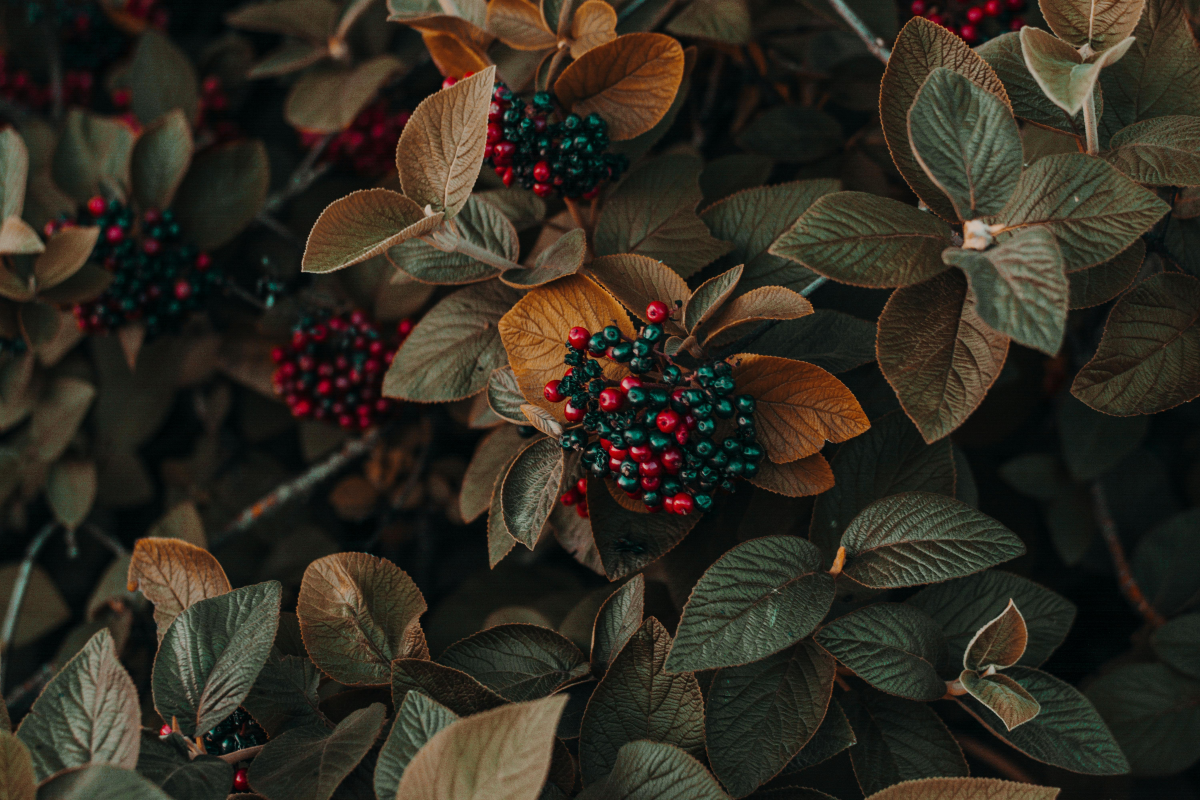
#> input picture sample_6000x4000.jpg, 6000 x 4000 px, found by its file name (shown at 1/5 size)
$ python cudaCpuVsGpuSize.py
#> lines starting #> are read from the running program, lines starting #| are printed output that depends on the picture
import cv2
import numpy as np
import time
import argparse
import csv
import pandas as pd
import matplotlib.pyplot as plt
# from scalene import scalene_profiler


# @profile
def benchmark_cpu(image):
    upper = 50
    lower = 150
    start = time.time()
    _ = cv2.Canny(image, lower, upper)
    end = time.time()
    return end - start

def benchmark_gpuOpenCL(image):
    upper = 50
    lower = 150
    if cv2.ocl.haveOpenCL():
        cv2.ocl.setUseOpenCL(True)
    else:
        print("[WARNING] OpenCL is not available on this system.")
        cv2.ocl.setUseOpenCL(False)

    u_image = cv2.UMat(image)

    # Apply Gaussian Blur using OpenCL
    start = time.time()

    edged = cv2.Canny(u_image, lower, upper)
    end = time.time()
    edged.isContinuous()
    cv2.ocl.setUseOpenCL(False)
    return end - start

# @profile
def benchmark_gpu(args, image):
    if not cv2.cuda.getCudaEnabledDeviceCount():
        raise RuntimeError("No CUDA-capable GPU detected or OpenCV not built with CUDA support.")

    upper = 50
    lower = 150
    # Set up gpu and upload image
    startGpuSetup = time.time()
    gpu_img = cv2.cuda_GpuMat()
    gpu_img.upload(image)
    endGpuSetup = time.time()
    setupTime = endGpuSetup - startGpuSetup
    # print(f"Time taken for image upload: {setupTime:.4f}")

    start = time.time()
    canny = cv2.cuda.createCannyEdgeDetector(lower, upper)
    gpu_restlt = canny.detect(gpu_img)
    end = time.time()

    # Download resulting image from gpu
    startGpuDownload = time.time()
    result = gpu_restlt.download()
    endGpuDownload = time.time()
    downloadTime = endGpuDownload - startGpuDownload
    # print(f"Time taken for image download: {downloadTime:.4f}")

    return endGpuDownload - startGpuSetup

def main():
    parser = argparse.ArgumentParser(description="Python benchmark for Canny edge detection using single/multi threaded CPU and GPU.")
    parser.add_argument("--num-cpu-threads", type=int, default=16, help="Number of cpu threads to use")
    parser.add_argument("--image-path", type=str, default='images', help="Path image folder used")
    parser.add_argument("--rate", type=float, default=0.5, help="Path image folder used")
    args = parser.parse_args()

    # Load an image (adjust size for a more demanding task)

    cv2.setNumThreads(args.num_cpu_threads)
    cpu_time = 0.0
    gpu_time = 0.0

    imageLarge = cv2.imread(args.image_path + "/sample_6000x4000.jpg")
#> imageLarge is the input picture: shape (4000, 6000, 3); mean B, G, R 32.6, 43.3, 48.6

    print("Starting Size benchmark...")

    timeData = []
    grayimg = cv2.cvtColor(imageLarge, cv2.COLOR_BGR2GRAY)
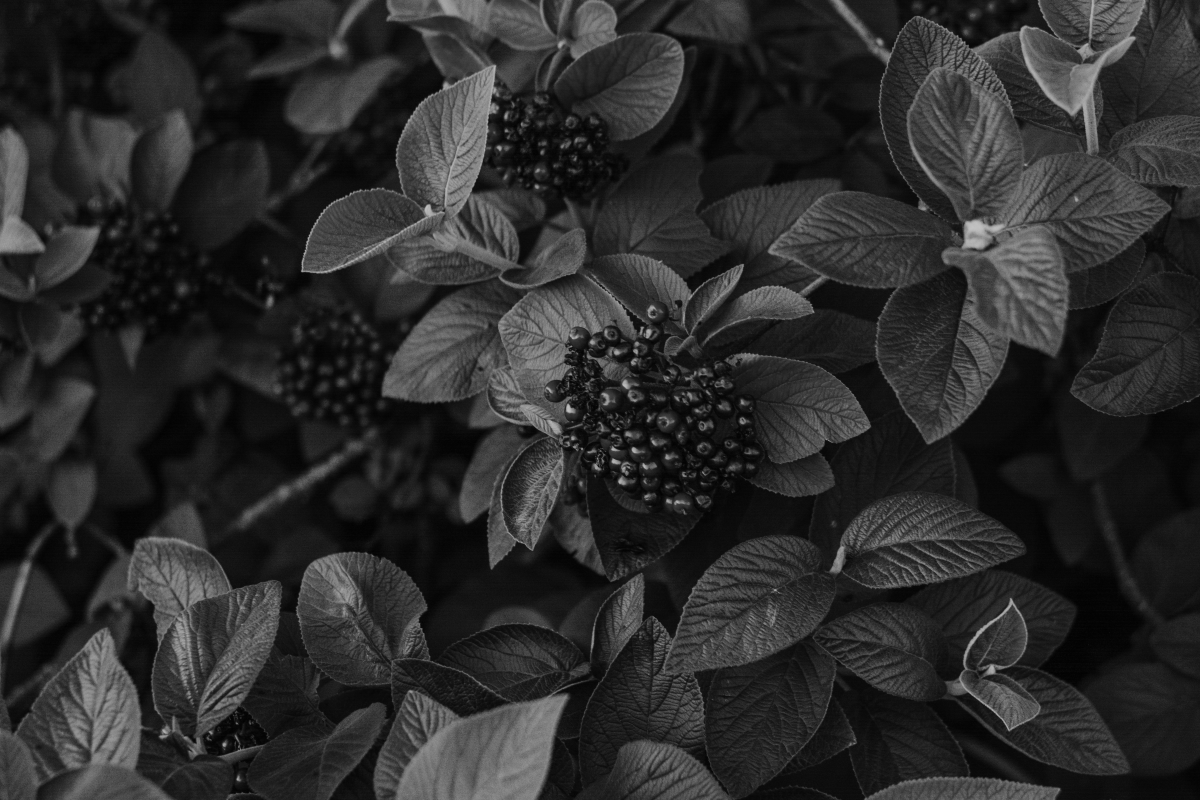
#> grayimg: shape (4000, 6000) (shown at 1/5 size); min 0, max 199, mean 43.6
    while grayimg.shape[1] > 0:
        height, width = grayimg.shape[:2]
        cpu_time = benchmark_cpu(grayimg)
        gpu_timeoOpenCl = benchmark_gpuOpenCL(grayimg)
        try:
            gpu_time = benchmark_gpu(args, grayimg)
        except RuntimeError as e:
            print(f"GPU Benchmark skipped: {e}")

        # [4 lines of commented-out code are left out]
        timeData.append({'size': (str(width)+'x'+str(height)), 'cpu': cpu_time, 'cuda': gpu_time, 'openCL': gpu_timeoOpenCl})
        if height*args.rate >= 1 and width*args.rate >= 1:
            grayimg = cv2.resize(grayimg, (0, 0), fx = args.rate, fy = args.rate)
        else:
            break
#> this loop made 13 passes
#> (cpu_time, gpu_timeoOpenCl, grayimg) on passes 11 to 12: (0.000129, 7.63e-05, [[35, 55, 54], [47, 47, 31]]), (7.2e-05, 0.000162, [[46, 42]])
#> (cpu_time, gpu_timeoOpenCl) on passes 1 to 6: (0.196, 0.207), (0.0622, 0.0408), (0.00909, 0.00895), (0.00311, 0.0031), (0.00103, 0.00103), (0.000457, 0.0029)
#> pass 3, in main, `grayimg = cv2.resize(grayimg, (0, 0), fx = args.rate, fy = args.rate)`:
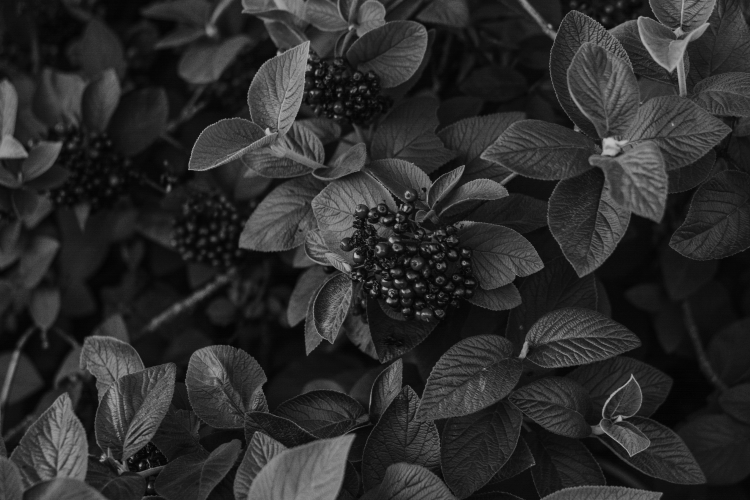
#> grayimg: shape (500, 750); min 2, max 194, mean 44
#> after the loop, timeData = 13 items

    runTimestamp = str(int(time.time()))
    testName = 'ImageSize'
    rate = str(args.rate).replace('.', '_')
#> rate = '0_5'

    with open("data/" + runTimestamp + "_" + testName + "_rate" + rate + "_thr" + str(args.num_cpu_threads) +".csv", 'w', newline='') as csvfile:
        fieldnames = ['size', 'cpu', 'cuda', 'openCL']
        writer = csv.DictWriter(csvfile, fieldnames=fieldnames)
        writer.writeheader()
        writer.writerows(timeData)

    df = pd.DataFrame(timeData)
#> df = table of 13 rows and 4 columns
    plt.figure(figsize = (20,8))
    plt.plot(df['size'], df['cpu'], label="cpu")
    plt.plot(df['size'], df["cuda"], label="cuda")
    plt.plot(df['size'], df["openCL"], label="openCL")
    plt.legend()
    plt.title("Execution time (seconds) vs Size (w x h pixels)")
    plt.xlabel('size')
    plt.ylabel('Execution Time')
    plotName = "plots/" + str(runTimestamp) + "_" + testName + "_rate" + rate + "_thr" + str(args.num_cpu_threads) +".jpg"
    plt.savefig(plotName)

    plt.yscale('log')
    plt.savefig("plots/" +str(runTimestamp) + "_" + testName + "_rate" + rate + "_thr" + str(args.num_cpu_threads) +"_logScale.jpg")

if __name__ == "__main__":
    main()

$ run again, with sample_1920x1080.jpg copied over sample_6000x4000.jpg
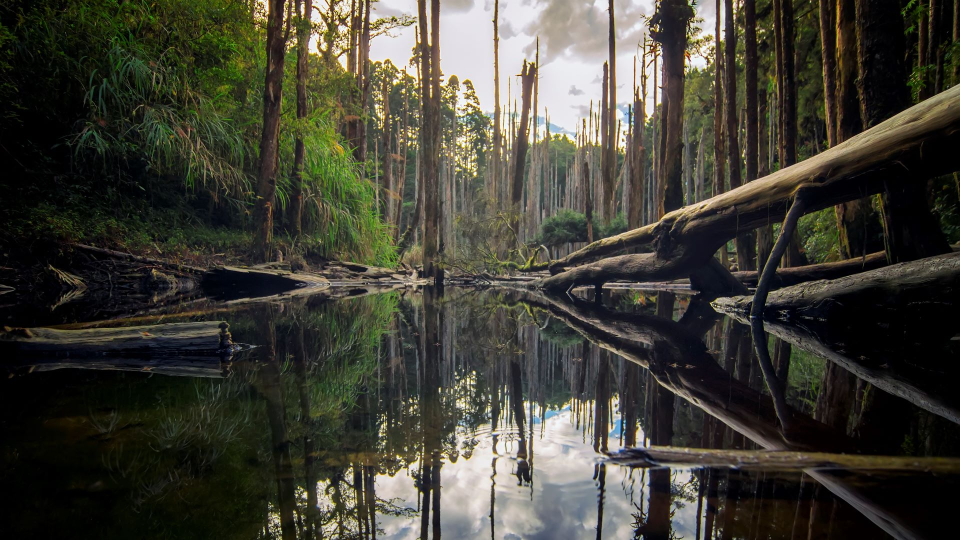
#> input picture sample_1920x1080.jpg, 1920 x 1080 px, found by its file name (shown at 1/2 size)
#> in main, imageLarge is the input picture: shape (1080, 1920, 3); mean B, G, R 53.4, 63.1, 64.2
#> the loop in main, `while grayimg.shape[1] > 0:` made 11 passes
#> (cpu_time, gpu_timeoOpenCl, grayimg) on passes 9 to 10: (0.000134, 8.01e-05, [[30, 114, 113, 32], [21, 80, 75, 20]]), (7.75e-05, 0.000154, [[61, 60]])
#> pass 1, in main, `grayimg = cv2.resize(grayimg, (0, 0), fx = args.rate, fy = args.rate)`:
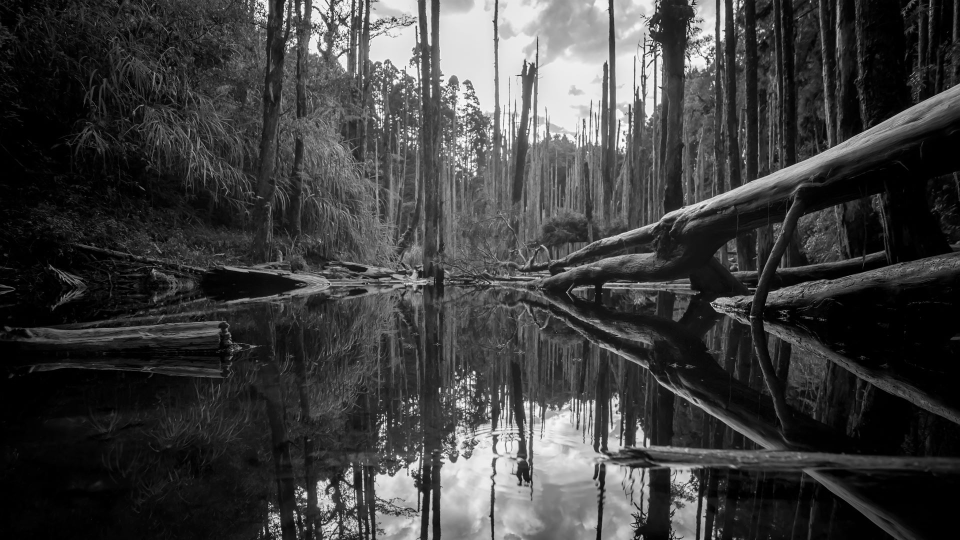
#> grayimg: shape (540, 960); min 0, max 253, mean 62.4
#> pass 3, in main, `grayimg = cv2.resize(grayimg, (0, 0), fx = args.rate, fy = args.rate)`:
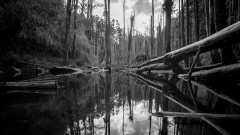
#> grayimg: shape (135, 240); min 0, max 244, mean 62.7
#> after the loop in main, `while grayimg.shape[1] > 0:`: timeData = 11 items
#> rate = '0_5'
#> df = table of 11 rows and 4 columns
